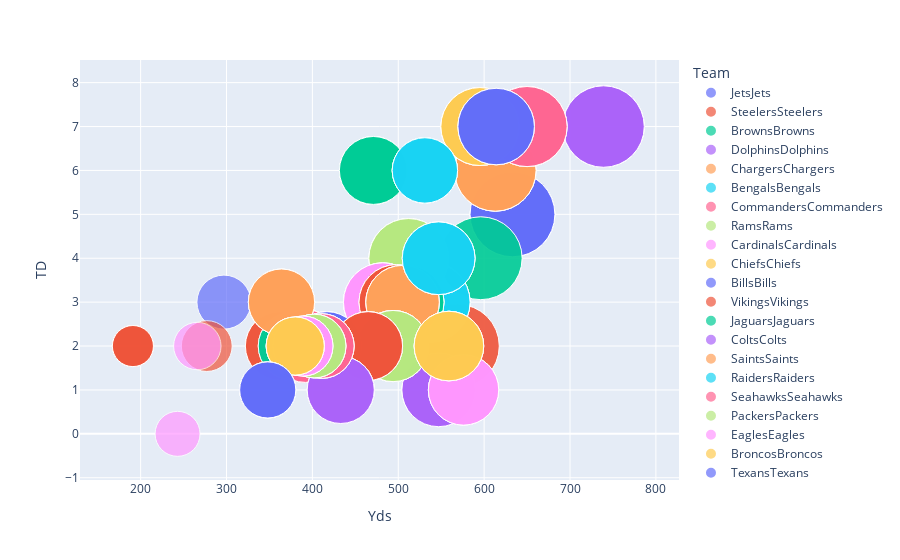

Here is the notebook cell this chart was saved with:
### Code cell
px.scatter(receiving_df, x='Yds', y='TD', color='Team', size='Rec', hover_name='Team', size_max=60)

### Figure 1 — Plotly figure (JSON) as saved in the notebook; plotly's stock layout.template omitted (floating-point values rounded to 4 significant figures)
{"data": [{"hovertemplate": "<b>%{hovertext}</b><br><br>Team=JetsJets<br>Yds=%{x}<br>TD=%{y}<br>Rec=%{marker.size}<extra></extra>", "hovertext": ["JetsJets", "JetsJets", "JetsJets", "JetsJets", "JetsJets"], "legendgroup": "JetsJets", "marker": {"color": "#636efa", "size": [64, 64, 64, 64, 64], "sizemode": "area", "sizeref": 0.01778, "symbol": "circle"}, "mode": "markers", "name": "JetsJets", "orientation": "v", "showlegend": true, "type": "scatter", "x": [633, 633, 633, 633, 633], "xaxis": "x", "y": [5, 5, 5, 5, 5], "yaxis": "y"}, {"hovertemplate": "<b>%{hovertext}</b><br><br>Team=SteelersSteelers<br>Yds=%{x}<br>TD=%{y}<br>Rec=%{marker.size}<extra></extra>", "hovertext": ["SteelersSteelers", "SteelersSteelers", "SteelersSteelers", "SteelersSteelers", "SteelersSteelers"], "legendgroup": "SteelersSteelers", "marker": {"color": "#EF553B", "size": [62, 42, 42, 42, 62], "sizemode": "area", "sizeref": 0.01778, "symbol": "circle"}, "mode": "markers", "name": "SteelersSteelers", "orientation": "v", "showlegend": true, "type": "scatter", "x": [569, 362, 362, 362, 569], "xaxis": "x", "y": [2, 2, 2, 2, 2], "yaxis": "y"}, {"hovertemplate": "<b>%{hovertext}</b><br><br>Team=BrownsBrowns<br>Yds=%{x}<br>TD=%{y}<br>Rec=%{marker.size}<extra></extra>", "hovertext": ["BrownsBrowns", "BrownsBrowns", "BrownsBrowns", "BrownsBrowns", "BrownsBrowns"], "legendgroup": "BrownsBrowns", "marker": {"color": "#00cc96", "size": [61, 40, 40, 40, 61], "sizemode": "area", "sizeref": 0.01778, "symbol": "circle"}, "mode": "markers", "name": "BrownsBrowns", "orientation": "v", "showlegend": true, "type": "scatter", "x": [596, 376, 376, 376, 596], "xaxis": "x", "y": [4, 2, 2, 2, 4], "yaxis": "y"}, {"hovertemplate": "<b>%{hovertext}</b><br><br>Team=DolphinsDolphins<br>Yds=%{x}<br>TD=%{y}<br>Rec=%{marker.size}<extra></extra>", "hovertext": ["DolphinsDolphins", "DolphinsDolphins", "DolphinsDolphins", "DolphinsDolphins", "DolphinsDolphins"], "legendgroup": "DolphinsDolphins", "marker": {"color": "#ab63fa", "size": [59, 59, 59, 59, 59], "sizemode": "area", "sizeref": 0.01778, "symbol": "circle"}, "mode": "markers", "name": "DolphinsDolphins", "orientation": "v", "showlegend": true, "type": "scatter", "x": [739, 739, 739, 739, 739], "xaxis": "x", "y": [7, 7, 7, 7, 7], "yaxis": "y"}, {"hovertemplate": "<b>%{hovertext}</b><br><br>Team=ChargersChargers<br>Yds=%{x}<br>TD=%{y}<br>Rec=%{marker.size}<extra></extra>", "hovertext": ["ChargersChargers", "ChargersChargers", "ChargersChargers", "ChargersChargers", "ChargersChargers"], "legendgroup": "ChargersChargers", "marker": {"color": "#FFA15A", "size": [59, 59, 59, 59, 59], "sizemode": "area", "sizeref": 0.01778, "symbol": "circle"}, "mode": "markers", "name": "ChargersChargers", "orientation": "v", "showlegend": true, "type": "scatter", "x": [613, 613, 613, 613, 613], "xaxis": "x", "y": [6, 6, 6, 6, 6], "yaxis": "y"}, {"hovertemplate": "<b>%{hovertext}</b><br><br>Team=BengalsBengals<br>Yds=%{x}<br>TD=%{y}<br>Rec=%{marker.size}<extra></extra>", "hovertext": ["BengalsBengals", "BengalsBengals", "BengalsBengals", "BengalsBengals", "BengalsBengals"], "legendgroup": "BengalsBengals", "marker": {"color": "#19d3f3", "size": [57, 57, 57, 57, 57], "sizemode": "area", "sizeref": 0.01778, "symbol": "circle"}, "mode": "markers", "name": "BengalsBengals", "orientation": "v", "showlegend": true, "type": "scatter", "x": [537, 537, 537, 537, 537], "xaxis": "x", "y": [3, 3, 3, 3, 3], "yaxis": "y"}, {"hovertemplate": "<b>%{hovertext}</b><br><br>Team=CommandersCommanders<br>Yds=%{x}<br>TD=%{y}<br>Rec=%{marker.size}<extra></extra>", "hovertext": ["CommandersCommanders", "CommandersCommanders", "CommandersCommanders", "CommandersCommanders", "CommandersCommanders"], "legendgroup": "CommandersCommanders", "marker": {"color": "#FF6692", "size": [57, 57, 57, 57, 57], "sizemode": "area", "sizeref": 0.01778, "symbol": "circle"}, "mode": "markers", "name": "CommandersCommanders", "orientation": "v", "showlegend": true, "type": "scatter", "x": [650, 650, 650, 650, 650], "xaxis": "x", "y": [7, 7, 7, 7, 7], "yaxis": "y"}, {"hovertemplate": "<b>%{hovertext}</b><br><br>Team=RamsRams<br>Yds=%{x}<br>TD=%{y}<br>Rec=%{marker.size}<extra></extra>", "hovertext": ["RamsRams", "RamsRams", "RamsRams", "RamsRams", "RamsRams"], "legendgroup": "RamsRams", "marker": {"color": "#B6E880", "size": [56, 56, 56, 56, 56], "sizemode": "area", "sizeref": 0.01778, "symbol": "circle"}, "mode": "markers", "name": "RamsRams", "orientation": "v", "showlegend": true, "type": "scatter", "x": [512, 512, 512, 512, 512], "xaxis": "x", "y": [4, 4, 4, 4, 4], "yaxis": "y"}, {"hovertemplate": "<b>%{hovertext}</b><br><br>Team=CardinalsCardinals<br>Yds=%{x}<br>TD=%{y}<br>Rec=%{marker.size}<extra></extra>", "hovertext": ["CardinalsCardinals", "CardinalsCardinals", "CardinalsCardinals", "CardinalsCardinals", "CardinalsCardinals"], "legendgroup": "CardinalsCardinals", "marker": {"color": "#FF97FF", "size": [55, 55, 55, 55, 55], "sizemode": "area", "sizeref": 0.01778, "symbol": "circle"}, "mode": "markers", "name": "CardinalsCardinals", "orientation": "v", "showlegend": true, "type": "scatter", "x": [482, 482, 482, 482, 482], "xaxis": "x", "y": [3, 3, 3, 3, 3], "yaxis": "y"}, {"hovertemplate": "<b>%{hovertext}</b><br><br>Team=ChiefsChiefs<br>Yds=%{x}<br>TD=%{y}<br>Rec=%{marker.size}<extra></extra>", "hovertext": ["ChiefsChiefs", "ChiefsChiefs", "ChiefsChiefs", "ChiefsChiefs", "ChiefsChiefs"], "legendgroup": "ChiefsChiefs", "marker": {"color": "#FECB52", "size": [54, 54, 54, 54, 54], "sizemode": "area", "sizeref": 0.01778, "symbol": "circle"}, "mode": "markers", "name": "ChiefsChiefs", "orientation": "v", "showlegend": true, "type": "scatter", "x": [595, 595, 595, 595, 595], "xaxis": "x", "y": [7, 7, 7, 7, 7], "yaxis": "y"}, {"hovertemplate": "<b>%{hovertext}</b><br><br>Team=BillsBills<br>Yds=%{x}<br>TD=%{y}<br>Rec=%{marker.size}<extra></extra>", "hovertext": ["BillsBills", "BillsBills", "BillsBills", "BillsBills", "BillsBills"], "legendgroup": "BillsBills", "marker": {"color": "#636efa", "size": [52, 26, 52, 52, 52], "sizemode": "area", "sizeref": 0.01778, "symbol": "circle"}, "mode": "markers", "name": "BillsBills", "orientation": "v", "showlegend": true, "type": "scatter", "x": [614, 297, 614, 614, 614], "xaxis": "x", "y": [7, 3, 7, 7, 7], "yaxis": "y"}, {"hovertemplate": "<b>%{hovertext}</b><br><br>Team=VikingsVikings<br>Yds=%{x}<br>TD=%{y}<br>Rec=%{marker.size}<extra></extra>", "hovertext": ["VikingsVikings", "VikingsVikings", "VikingsVikings", "VikingsVikings", "VikingsVikings"], "legendgroup": "VikingsVikings", "marker": {"color": "#EF553B", "size": [50, 23, 50, 50, 50], "sizemode": "area", "sizeref": 0.01778, "symbol": "circle"}, "mode": "markers", "name": "VikingsVikings", "orientation": "v", "showlegend": true, "type": "scatter", "x": [498, 277, 498, 498, 498], "xaxis": "x", "y": [3, 2, 3, 3, 3], "yaxis": "y"}, {"hovertemplate": "<b>%{hovertext}</b><br><br>Team=JaguarsJaguars<br>Yds=%{x}<br>TD=%{y}<br>Rec=%{marker.size}<extra></extra>", "hovertext": ["JaguarsJaguars", "JaguarsJaguars", "JaguarsJaguars", "JaguarsJaguars", "JaguarsJaguars"], "legendgroup": "JaguarsJaguars", "marker": {"color": "#00cc96", "size": [49, 49, 49, 49, 49], "sizemode": "area", "sizeref": 0.01778, "symbol": "circle"}, "mode": "markers", "name": "JaguarsJaguars", "orientation": "v", "showlegend": true, "type": "scatter", "x": [510, 510, 510, 510, 510], "xaxis": "x", "y": [3, 3, 3, 3, 3], "yaxis": "y"}, {"hovertemplate": "<b>%{hovertext}</b><br><br>Team=ColtsColts<br>Yds=%{x}<br>TD=%{y}<br>Rec=%{marker.size}<extra></extra>", "hovertext": ["ColtsColts", "ColtsColts", "ColtsColts", "ColtsColts", "ColtsColts"], "legendgroup": "ColtsColts", "marker": {"color": "#ab63fa", "size": [48, 48, 48, 48, 48], "sizemode": "area", "sizeref": 0.01778, "symbol": "circle"}, "mode": "markers", "name": "ColtsColts", "orientation": "v", "showlegend": true, "type": "scatter", "x": [547, 547, 547, 547, 547], "xaxis": "x", "y": [1, 1, 1, 1, 1], "yaxis": "y"}, {"hovertemplate": "<b>%{hovertext}</b><br><br>Team=SaintsSaints<br>Yds=%{x}<br>TD=%{y}<br>Rec=%{marker.size}<extra></extra>", "hovertext": ["SaintsSaints", "SaintsSaints", "SaintsSaints", "SaintsSaints", "SaintsSaints"], "legendgroup": "SaintsSaints", "marker": {"color": "#FFA15A", "size": [48, 48, 48, 48, 48], "sizemode": "area", "sizeref": 0.01778, "symbol": "circle"}, "mode": "markers", "name": "SaintsSaints", "orientation": "v", "showlegend": true, "type": "scatter", "x": [505, 505, 505, 505, 505], "xaxis": "x", "y": [3, 3, 3, 3, 3], "yaxis": "y"}, {"hovertemplate": "<b>%{hovertext}</b><br><br>Team=RaidersRaiders<br>Yds=%{x}<br>TD=%{y}<br>Rec=%{marker.size}<extra></extra>", "hovertext": ["RaidersRaiders", "RaidersRaiders", "RaidersRaiders", "RaidersRaiders", "RaidersRaiders"], "legendgroup": "RaidersRaiders", "marker": {"color": "#19d3f3", "size": [47, 47, 47, 47, 47], "sizemode": "area", "sizeref": 0.01778, "symbol": "circle"}, "mode": "markers", "name": "RaidersRaiders", "orientation": "v", "showlegend": true, "type": "scatter", "x": [547, 547, 547, 547, 547], "xaxis": "x", "y": [4, 4, 4, 4, 4], "yaxis": "y"}, {"hovertemplate": "<b>%{hovertext}</b><br><br>Team=SeahawksSeahawks<br>Yds=%{x}<br>TD=%{y}<br>Rec=%{marker.size}<extra></extra>", "hovertext": ["SeahawksSeahawks", "SeahawksSeahawks", "SeahawksSeahawks", "SeahawksSeahawks", "SeahawksSeahawks"], "legendgroup": "SeahawksSeahawks", "marker": {"color": "#FF6692", "size": [47, 47, 47, 47, 47], "sizemode": "area", "sizeref": 0.01778, "symbol": "circle"}, "mode": "markers", "name": "SeahawksSeahawks", "orientation": "v", "showlegend": true, "type": "scatter", "x": [392, 392, 392, 392, 392], "xaxis": "x", "y": [2, 2, 2, 2, 2], "yaxis": "y"}, {"hovertemplate": "<b>%{hovertext}</b><br><br>Team=PackersPackers<br>Yds=%{x}<br>TD=%{y}<br>Rec=%{marker.size}<extra></extra>", "hovertext": ["PackersPackers", "PackersPackers", "PackersPackers", "PackersPackers", "PackersPackers"], "legendgroup": "PackersPackers", "marker": {"color": "#B6E880", "size": [45, 45, 45, 45, 45], "sizemode": "area", "sizeref": 0.01778, "symbol": "circle"}, "mode": "markers", "name": "PackersPackers", "orientation": "v", "showlegend": true, "type": "scatter", "x": [494, 494, 494, 494, 494], "xaxis": "x", "y": [2, 2, 2, 2, 2], "yaxis": "y"}, {"hovertemplate": "<b>%{hovertext}</b><br><br>Team=EaglesEagles<br>Yds=%{x}<br>TD=%{y}<br>Rec=%{marker.size}<extra></extra>", "hovertext": ["EaglesEagles", "EaglesEagles", "EaglesEagles", "EaglesEagles", "EaglesEagles"], "legendgroup": "EaglesEagles", "marker": {"color": "#FF97FF", "size": [44, 18, 44, 44, 44], "sizemode": "area", "sizeref": 0.01778, "symbol": "circle"}, "mode": "markers", "name": "EaglesEagles", "orientation": "v", "showlegend": true, "type": "scatter", "x": [576, 243, 576, 576, 576], "xaxis": "x", "y": [1, 0, 1, 1, 1], "yaxis": "y"}, {"hovertemplate": "<b>%{hovertext}</b><br><br>Team=BroncosBroncos<br>Yds=%{x}<br>TD=%{y}<br>Rec=%{marker.size}<extra></extra>", "hovertext": ["BroncosBroncos", "BroncosBroncos", "BroncosBroncos", "BroncosBroncos", "BroncosBroncos"], "legendgroup": "BroncosBroncos", "marker": {"color": "#FECB52", "size": [43, 43, 43, 43, 43], "sizemode": "area", "sizeref": 0.01778, "symbol": "circle"}, "mode": "markers", "name": "BroncosBroncos", "orientation": "v", "showlegend": true, "type": "scatter", "x": [559, 559, 559, 559, 559], "xaxis": "x", "y": [2, 2, 2, 2, 2], "yaxis": "y"}, {"hovertemplate": "<b>%{hovertext}</b><br><br>Team=TexansTexans<br>Yds=%{x}<br>TD=%{y}<br>Rec=%{marker.size}<extra></extra>", "hovertext": ["TexansTexans", "TexansTexans", "TexansTexans", "TexansTexans", "TexansTexans"], "legendgroup": "TexansTexans", "marker": {"color": "#636efa", "size": [42, 42, 42, 42, 42], "sizemode": "area", "sizeref": 0.01778, "symbol": "circle"}, "mode": "markers", "name": "TexansTexans", "orientation": "v", "showlegend": true, "type": "scatter", "x": [417, 417, 417, 417, 417], "xaxis": "x", "y": [2, 2, 2, 2, 2], "yaxis": "y"}, {"hovertemplate": "<b>%{hovertext}</b><br><br>Team=PatriotsPatriots<br>Yds=%{x}<br>TD=%{y}<br>Rec=%{marker.size}<extra></extra>", "hovertext": ["PatriotsPatriots", "PatriotsPatriots", "PatriotsPatriots", "PatriotsPatriots", "PatriotsPatriots"], "legendgroup": "PatriotsPatriots", "marker": {"color": "#EF553B", "size": [42, 42, 42, 42, 42], "sizemode": "area", "sizeref": 0.01778, "symbol": "circle"}, "mode": "markers", "name": "PatriotsPatriots", "orientation": "v", "showlegend": true, "type": "scatter", "x": [465, 465, 465, 465, 465], "xaxis": "x", "y": [2, 2, 2, 2, 2], "yaxis": "y"}, {"hovertemplate": "<b>%{hovertext}</b><br><br>Team=LionsLions<br>Yds=%{x}<br>TD=%{y}<br>Rec=%{marker.size}<extra></extra>", "hovertext": ["LionsLions", "LionsLions", "LionsLions", "LionsLions", "LionsLions"], "legendgroup": "LionsLions", "marker": {"color": "#00cc96", "size": [41, 41, 41, 41, 41], "sizemode": "area", "sizeref": 0.01778, "symbol": "circle"}, "mode": "markers", "name": "LionsLions", "orientation": "v", "showlegend": true, "type": "scatter", "x": [471, 471, 471, 471, 471], "xaxis": "x", "y": [6, 6, 6, 6, 6], "yaxis": "y"}, {"hovertemplate": "<b>%{hovertext}</b><br><br>Team=CowboysCowboys<br>Yds=%{x}<br>TD=%{y}<br>Rec=%{marker.size}<extra></extra>", "hovertext": ["CowboysCowboys", "CowboysCowboys", "CowboysCowboys", "CowboysCowboys", "CowboysCowboys"], "legendgroup": "CowboysCowboys", "marker": {"color": "#ab63fa", "size": [40, 40, 40, 40, 40], "sizemode": "area", "sizeref": 0.01778, "symbol": "circle"}, "mode": "markers", "name": "CowboysCowboys", "orientation": "v", "showlegend": true, "type": "scatter", "x": [433, 433, 433, 433, 433], "xaxis": "x", "y": [1, 1, 1, 1, 1], "yaxis": "y"}, {"hovertemplate": "<b>%{hovertext}</b><br><br>Team=GiantsGiants<br>Yds=%{x}<br>TD=%{y}<br>Rec=%{marker.size}<extra></extra>", "hovertext": ["GiantsGiants", "GiantsGiants", "GiantsGiants", "GiantsGiants", "GiantsGiants"], "legendgroup": "GiantsGiants", "marker": {"color": "#FFA15A", "size": [39, 39, 39, 39, 39], "sizemode": "area", "sizeref": 0.01778, "symbol": "circle"}, "mode": "markers", "name": "GiantsGiants", "orientation": "v", "showlegend": true, "type": "scatter", "x": [364, 364, 364, 364, 364], "xaxis": "x", "y": [3, 3, 3, 3, 3], "yaxis": "y"}, {"hovertemplate": "<b>%{hovertext}</b><br><br>Team=RavensRavens<br>Yds=%{x}<br>TD=%{y}<br>Rec=%{marker.size}<extra></extra>", "hovertext": ["RavensRavens", "RavensRavens", "RavensRavens", "RavensRavens", "RavensRavens"], "legendgroup": "RavensRavens", "marker": {"color": "#19d3f3", "size": [38, 38, 38, 38, 38], "sizemode": "area", "sizeref": 0.01778, "symbol": "circle"}, "mode": "markers", "name": "RavensRavens", "orientation": "v", "showlegend": true, "type": "scatter", "x": [531, 531, 531, 531, 531], "xaxis": "x", "y": [6, 6, 6, 6, 6], "yaxis": "y"}, {"hovertemplate": "<b>%{hovertext}</b><br><br>Team=FalconsFalcons<br>Yds=%{x}<br>TD=%{y}<br>Rec=%{marker.size}<extra></extra>", "hovertext": ["FalconsFalcons", "FalconsFalcons", "FalconsFalcons", "FalconsFalcons", "FalconsFalcons"], "legendgroup": "FalconsFalcons", "marker": {"color": "#FF6692", "size": [37, 37, 37, 37, 37], "sizemode": "area", "sizeref": 0.01778, "symbol": "circle"}, "mode": "markers", "name": "FalconsFalcons", "orientation": "v", "showlegend": true, "type": "scatter", "x": [411, 411, 411, 411, 411], "xaxis": "x", "y": [2, 2, 2, 2, 2], "yaxis": "y"}, {"hovertemplate": "<b>%{hovertext}</b><br><br>Team=BuccaneersBuccaneers<br>Yds=%{x}<br>TD=%{y}<br>Rec=%{marker.size}<extra></extra>", "hovertext": ["BuccaneersBuccaneers", "BuccaneersBuccaneers", "BuccaneersBuccaneers", "BuccaneersBuccaneers", "BuccaneersBuccaneers"], "legendgroup": "BuccaneersBuccaneers", "marker": {"color": "#B6E880", "size": [36, 36, 36, 36, 36], "sizemode": "area", "sizeref": 0.01778, "symbol": "circle"}, "mode": "markers", "name": "BuccaneersBuccaneers", "orientation": "v", "showlegend": true, "type": "scatter", "x": [402, 402, 402, 402, 402], "xaxis": "x", "y": [2, 2, 2, 2, 2], "yaxis": "y"}, {"hovertemplate": "<b>%{hovertext}</b><br><br>Team=TitansTitans<br>Yds=%{x}<br>TD=%{y}<br>Rec=%{marker.size}<extra></extra>", "hovertext": ["TitansTitans", "TitansTitans", "TitansTitans", "TitansTitans", "TitansTitans"], "legendgroup": "TitansTitans", "marker": {"color": "#FF97FF", "size": [32, 20, 32, 32, 32], "sizemode": "area", "sizeref": 0.01778, "symbol": "circle"}, "mode": "markers", "name": "TitansTitans", "orientation": "v", "showlegend": true, "type": "scatter", "x": [389, 266, 389, 389, 389], "xaxis": "x", "y": [2, 2, 2, 2, 2], "yaxis": "y"}, {"hovertemplate": "<b>%{hovertext}</b><br><br>Team=PanthersPanthers<br>Yds=%{x}<br>TD=%{y}<br>Rec=%{marker.size}<extra></extra>", "hovertext": ["PanthersPanthers", "PanthersPanthers", "PanthersPanthers", "PanthersPanthers", "PanthersPanthers"], "legendgroup": "PanthersPanthers", "marker": {"color": "#FECB52", "size": [30, 30, 30, 30, 30], "sizemode": "area", "sizeref": 0.01778, "symbol": "circle"}, "mode": "markers", "name": "PanthersPanthers", "orientation": "v", "showlegend": true, "type": "scatter", "x": [380, 380, 380, 380, 380], "xaxis": "x", "y": [2, 2, 2, 2, 2], "yaxis": "y"}, {"hovertemplate": "<b>%{hovertext}</b><br><br>Team=49ers49ers<br>Yds=%{x}<br>TD=%{y}<br>Rec=%{marker.size}<extra></extra>", "hovertext": ["49ers49ers", "49ers49ers", "49ers49ers", "49ers49ers", "49ers49ers"], "legendgroup": "49ers49ers", "marker": {"color": "#636efa", "size": [28, 28, 28, 28, 28], "sizemode": "area", "sizeref": 0.01778, "symbol": "circle"}, "mode": "markers", "name": "49ers49ers", "orientation": "v", "showlegend": true, "type": "scatter", "x": [348, 348, 348, 348, 348], "xaxis": "x", "y": [1, 1, 1, 1, 1], "yaxis": "y"}, {"hovertemplate": "<b>%{hovertext}</b><br><br>Team=BearsBears<br>Yds=%{x}<br>TD=%{y}<br>Rec=%{marker.size}<extra></extra>", "hovertext": ["BearsBears", "BearsBears", "BearsBears", "BearsBears", "BearsBears"], "legendgroup": "BearsBears", "marker": {"color": "#EF553B", "size": [15, 15, 15, 15, 15], "sizemode": "area", "sizeref": 0.01778, "symbol": "circle"}, "mode": "markers", "name": "BearsBears", "orientation": "v", "showlegend": true, "type": "scatter", "x": [191, 191, 191, 191, 191], "xaxis": "x", "y": [2, 2, 2, 2, 2], "yaxis": "y"}], "layout": {"legend": {"itemsizing": "constant", "title": {"text": "Team"}, "tracegroupgap": 0}, "margin": {"t": 60}, "xaxis": {"anchor": "y", "domain": [0, 1], "title": {"text": "Yds"}}, "yaxis": {"anchor": "x", "domain": [0, 1], "title": {"text": "TD"}}}}
